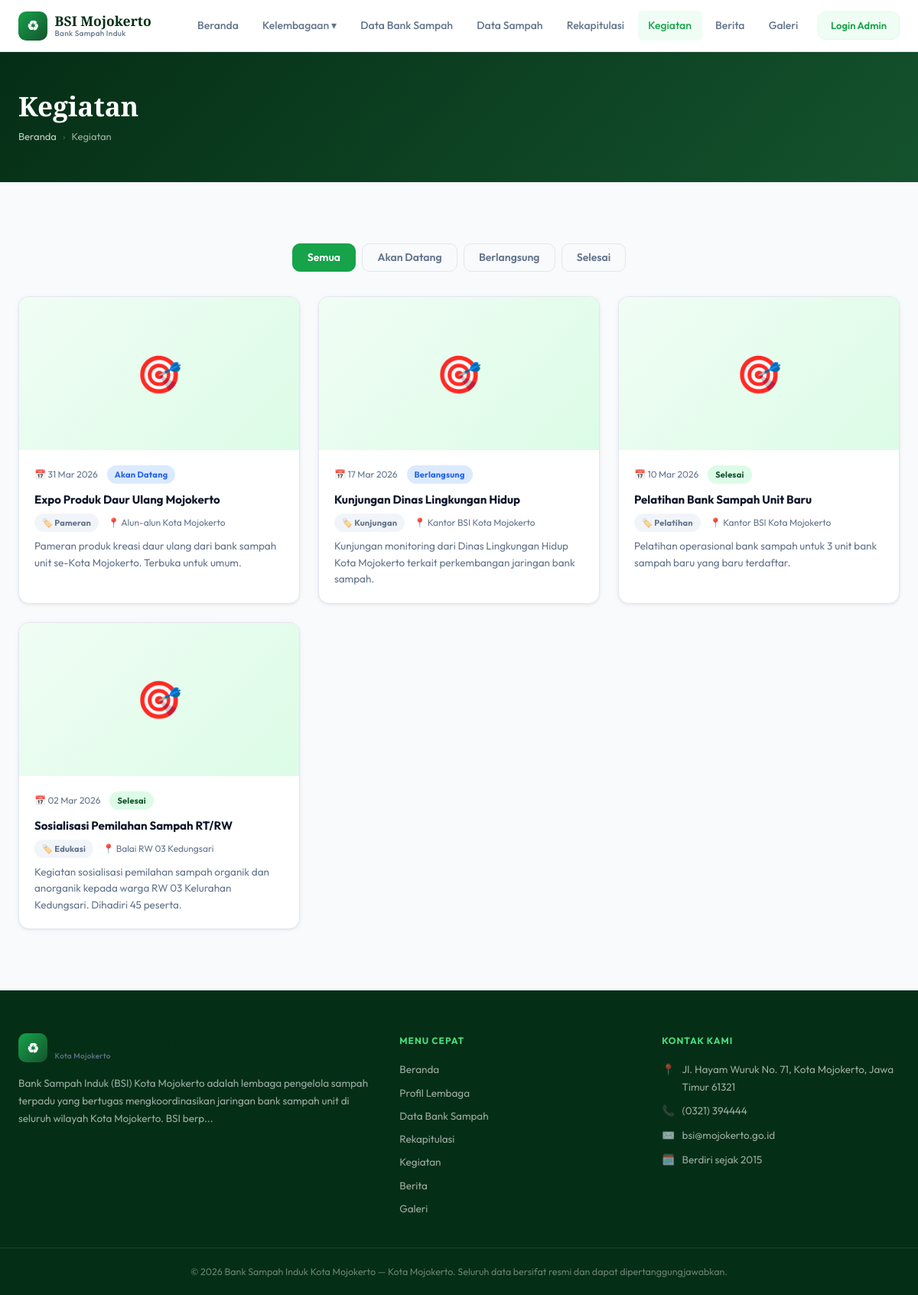
The app's page /public/kegiatan.php with its own data.
### tables this page shows
CREATE TABLE `kegiatan` (
  `id` int UNSIGNED NOT NULL,
  `judul` varchar(255) NOT NULL,
  `jenis_kegiatan` varchar(100) NOT NULL,
  `tanggal` date NOT NULL,
  `tanggal_selesai` date DEFAULT NULL,
  `lokasi` varchar(255) DEFAULT NULL,
  `deskripsi` text,
  `foto` varchar(255) DEFAULT NULL,
  `status` enum('akan_datang','berlangsung','selesai') NOT NULL DEFAULT 'akan_datang'
);

CREATE TABLE `profil_kelembagaan` (
  `id` int UNSIGNED NOT NULL,
  `nama_lembaga` varchar(200) NOT NULL DEFAULT 'Bank Sampah Induk Kota Mojokerto',
  `tagline` varchar(255) DEFAULT NULL,
  `deskripsi` text,
  `visi` text,
  `misi` text,
  `alamat` text,
  `telepon` varchar(20) DEFAULT NULL,
  `email` varchar(100) DEFAULT NULL,
  `website` varchar(255) DEFAULT NULL,
  `tahun_berdiri` year DEFAULT NULL,
  `logo` varchar(255) DEFAULT NULL
);

### core/Request.php (called while the page is built, shortened)
<?php
class Request
{
    public static function get(string $key, mixed $default = null): mixed
    {
        if (!isset($_GET[$key])) return $default;
        return self::sanitizeStr($_GET[$key]);
    }
}

### models/KegiatanModel.php (called while the page is built, shortened)
<?php
require_once dirname(__DIR__) . '/config/database.php';
function kegiatan_getAll(string $search = '', string $status = ''): array {
    $sql = "SELECT * FROM kegiatan WHERE 1=1";
    $params = [];
    $sql .= " ORDER BY tanggal DESC";
    return Database::query($sql, $params);
}

### core/Database.php (called while the page is built, shortened)
<?php
class Database
{
    private static ?PDO $instance = null;
    public static function getInstance(): PDO
    {
        if (self::$instance === null) {
            $dsn = sprintf(
                'mysql:host=%s;port=%s;dbname=%s;charset=utf8mb4',
                DB_HOST, DB_PORT, DB_NAME
            );
            self::$instance = new PDO($dsn, DB_USER, DB_PASS, [
                PDO::ATTR_ERRMODE            => PDO::ERRMODE_EXCEPTION,
                PDO::ATTR_DEFAULT_FETCH_MODE => PDO::FETCH_ASSOC,
                PDO::ATTR_EMULATE_PREPARES   => false,
                PDO::MYSQL_ATTR_INIT_COMMAND => "SET NAMES utf8mb4 COLLATE utf8mb4_unicode_ci",
            ]);
        }
        return self::$instance;
    }
    public static function query(string $sql, array $params = []): array
    {
        $stmt = self::getInstance()->prepare($sql);
        $stmt->execute($params);
        return $stmt->fetchAll();
    }
    public static function queryOne(string $sql, array $params = []): array|false
    {
        $stmt = self::getInstance()->prepare($sql);
        $stmt->execute($params);
        return $stmt->fetch();
    }
}

### models/ProfilModel.php (called while the page is built, shortened)
<?php
require_once dirname(__DIR__) . '/config/database.php';
function profil_get(): array {
    $row = Database::queryOne("SELECT * FROM profil_kelembagaan WHERE id = 1 LIMIT 1");
    return $row ?: ['id'=>1,'nama_lembaga'=>APP_NAME,'tagline'=>'','deskripsi'=>'','visi'=>'','misi'=>'','alamat'=>'','telepon'=>'','email'=>'','website'=>'','tahun_berdiri'=>'','logo'=>''];
}

### public/kegiatan.php (the view, shortened to what this page needs)
<?php
require_once dirname(__DIR__) . '/config/database.php';
require_once dirname(__DIR__) . '/core/Helper.php';
require_once dirname(__DIR__) . '/core/Request.php';
require_once dirname(__DIR__) . '/models/KegiatanModel.php';
$status    = Request::get('status', '');
$data      = kegiatan_getAll('', $status);
require_once dirname(__DIR__) . '/templates/public/header.php';
?>
<div class="page-banner"><div class="container">
    <h1>Kegiatan</h1>
    <nav class="breadcrumb-pub">
        <a href="<?= BASE_URL ?>/public/beranda.php">Beranda</a>
        <span class="sep">›</span><span>Kegiatan</span>
    </nav>
</div></div>
<section class="section">
    <div class="container">
        <div style="display:flex;gap:.5rem;flex-wrap:wrap;margin-bottom:2rem;justify-content:center;">
            <?php
            $statusOpts = ['' => 'Semua', 'akan_datang' => 'Akan Datang', 'berlangsung' => 'Berlangsung', 'selesai' => 'Selesai'];
            foreach ($statusOpts as $val => $label):
            ?>
            <a href="?status=<?= e($val) ?>"
               class="btn <?= $status === $val ? 'btn-primary' : 'btn-outline' ?>">
                <?= $label ?>
            </a>
            <?php endforeach ?>
        </div>
        <?php if (empty($data)): ?>
        <div class="empty-state">
            <div class="empty-state-icon">🎯</div>
            <h3>Belum ada kegiatan</h3>
            <p>Pantau terus halaman ini untuk informasi kegiatan terbaru.</p>
        </div>
        <?php else: ?>
        <div class="pub-grid">
        <?php foreach ($data as $k): ?>
            <div class="pub-card">
                <?php if ($k['foto']): ?>
                <img src="<?= BASE_URL ?>/uploads/kegiatan/<?= e($k['foto']) ?>"
                     alt="<?= e($k['judul']) ?>" class="pub-card-img">
                <?php else: ?>
                <div class="pub-card-img-placeholder">🎯</div>
                <?php endif ?>
                <div class="pub-card-body">
                    <div class="pub-card-meta">
                        <span>📅 <?= formatTanggal($k['tanggal']) ?></span>
                        <?= badgeStatus($k['status']) ?>
                    </div>
                    <h3 class="pub-card-title"><?= e($k['judul']) ?></h3>
                    <div class="pub-card-meta" style="margin-bottom:.5rem;">
                        <span class="badge badge-gray">🏷️ <?= e($k['jenis_kegiatan']) ?></span>
                        <?php if ($k['lokasi']): ?>
                        <span style="font-size:12px;color:var(--color-text-muted);">📍 <?= e($k['lokasi']) ?></span>
                        <?php endif ?>
                    </div>
                    <p class="pub-card-desc"><?= e(truncate($k['deskripsi'] ?? '', 140)) ?></p>
                </div>
            </div>
        <?php endforeach ?>
        </div>
        <?php endif ?>
    </div>
</section>
<?php require_once dirname(__DIR__) . '/templates/public/footer.php' ?>

### core/Helper.php (shortened to what this page needs)
<?php
function e(mixed $val): string
{
    return htmlspecialchars((string)$val, ENT_QUOTES | ENT_SUBSTITUTE, 'UTF-8');
}
function formatTanggal(string $tanggal, string $format = 'd M Y'): string
{
    try {
        return (new DateTime($tanggal))->format($format);
    } catch (Exception) {
        return $tanggal;
    }
}
function truncate(string $teks, int $panjang = 150): string
{
    $teks = strip_tags($teks);
    return mb_strlen($teks) > $panjang
        ? mb_substr($teks, 0, $panjang) . '...'
        : $teks;
}
function badgeStatus(string $status): string
{
    $map = [
        'akan_datang'  => ['class' => 'badge-info',    'label' => 'Akan Datang'],
        'berlangsung'  => ['class' => 'badge-berlangsung', 'label' => 'Berlangsung'],
        'selesai'      => ['class' => 'badge-success', 'label' => 'Selesai'],
        'draft'        => ['class' => 'badge-draft',   'label' => 'Draft'],
        'publish'      => ['class' => 'badge-success', 'label' => 'Publish'],
    ];
    $d = $map[$status] ?? ['class' => 'badge-gray', 'label' => ucfirst($status)];
    return '<span class="badge ' . $d['class'] . '">' . $d['label'] . '</span>';
}

### templates/public/footer.php (shortened to what this page needs)
<?php
require_once dirname(__DIR__, 2) . '/models/ProfilModel.php';
$profil = profil_get();
?>
<footer class="footer">
    <div class="container">
        <div class="footer-grid">
            <div>
                <div class="navbar-brand" style="display:flex;align-items:center;gap:.6rem;margin-bottom:.75rem;">
                    <div class="navbar-logo-icon">♻</div>
                    <div class="navbar-logo-text">
                        <span class="navbar-logo-sub">Kota Mojokerto</span>
                    </div>
                </div>
                <p class="footer-desc">
                    <?= e(truncate($profil['deskripsi'] ?? 'Sistem Informasi Bank Sampah Induk Kota Mojokerto — mengelola data bank sampah, rekapitulasi, dan laporan secara terpadu.', 180)) ?>
                </p>
            </div>
            <div>
                <p class="footer-title">Menu Cepat</p>
                <div class="footer-links">
                    <a href="<?= BASE_URL ?>/public/beranda.php">Beranda</a>
                    <a href="<?= BASE_URL ?>/public/kelembagaan.php">Profil Lembaga</a>
                    <a href="<?= BASE_URL ?>/public/data-bank-sampah.php">Data Bank Sampah</a>
                    <a href="<?= BASE_URL ?>/public/rekapitulasi.php">Rekapitulasi</a>
                    <a href="<?= BASE_URL ?>/public/kegiatan.php">Kegiatan</a>
                    <a href="<?= BASE_URL ?>/public/berita.php">Berita</a>
                    <a href="<?= BASE_URL ?>/public/galeri.php">Galeri</a>
                </div>
            </div>
            <div>
                <p class="footer-title">Kontak Kami</p>
                <div class="footer-contact">
                    <?php if (!empty($profil['alamat'])): ?>
                    <div class="footer-contact-item">
                        <span>📍</span>
                        <span><?= e($profil['alamat']) ?></span>
                    </div>
                    <?php endif ?>
                    <?php if (!empty($profil['telepon'])): ?>
                    <div class="footer-contact-item">
                        <span>📞</span>
                        <span><?= e($profil['telepon']) ?></span>
                    </div>
                    <?php endif ?>
                    <?php if (!empty($profil['email'])): ?>
                    <div class="footer-contact-item">
                        <span>✉️</span>
                        <span><?= e($profil['email']) ?></span>
                    </div>
                    <?php endif ?>
                    <?php if (!empty($profil['tahun_berdiri'])): ?>
                    <div class="footer-contact-item">
                        <span>🗓️</span>
                        <span>Berdiri sejak <?= e($profil['tahun_berdiri']) ?></span>
                    </div>
                    <?php endif ?>
                </div>
            </div>
        </div>
    </div>
    <div class="footer-bottom">
        <div class="container">
            &copy; <?= date('Y') ?> <?= e($profil['nama_lembaga'] ?? APP_NAME) ?> — Kota Mojokerto.
            Seluruh data bersifat resmi dan dapat dipertanggungjawabkan.
        </div>
    </div>
</footer>
</body>
</html>

### assets/css/variables.css (style rules this page uses)
:root { --color-primary: #16a34a; --color-primary-dark: #052e16; --color-primary-mid: #14532d; --color-primary-light: #dcfce7; --color-primary-pale: #f0fdf4; --color-primary-accent: #4ade80; --color-bg: #f8fafc; --color-surface: #ffffff; --color-border: #e2e8f0; --color-border-light: #f1f5f9; --color-text: #0f172a; --color-text-muted: #64748b; --color-text-light: #94a3b8; --color-danger: #dc2626; --color-danger-light: #fee2e2; --color-warning: #d97706; --color-warning-light: #fef3c7; --color-info: #2563eb; --color-info-light: #dbeafe; --color-purple: #7c3aed; --color-purple-light: #ede9fe; --font-display: 'Playfair Display', Georgia, serif; --font-body: 'Outfit', 'Segoe UI', system-ui, sans-serif; --font-mono: 'JetBrains Mono', 'Courier New', monospace; --radius-sm: 6px; --radius: 10px; --radius-md: 14px; --radius-lg: 20px; --radius-xl: 28px; --shadow-sm: 0 1px 3px rgba(0,0,0,.06), 0 1px 8px rgba(0,0,0,.04); --shadow: 0 2px 8px rgba(0,0,0,.08), 0 4px 16px rgba(0,0,0,.06); --shadow-md: 0 4px 24px rgba(0,0,0,.10); --shadow-lg: 0 12px 48px rgba(0,0,0,.14); --sidebar-width: 260px; --topbar-height: 60px; --transition: all 0.18s ease; --transition-fast: all 0.1s ease; }

### assets/css/components.css (style rules this page uses)
.btn { display: inline-flex; align-items: center; gap: 0.4rem; font-family: var(--font-body); font-weight: 600; font-size: 14px; padding: 0.5rem 1.2rem; border-radius: var(--radius); border: 1.5px solid transparent; cursor: pointer; transition: var(--transition); text-decoration: none; white-space: nowrap; user-select: none; line-height: 1.4; }
.btn-primary { background-color: var(--color-primary); color: #ffffff; border-color: var(--color-primary); }
.btn-outline { background-color: transparent; color: var(--color-text-muted); border-color: var(--color-border); }
.badge { display: inline-flex; align-items: center; font-size: 11px; font-weight: 700; padding: 3px 10px; border-radius: 99px; white-space: nowrap; letter-spacing: 0.02em; }
.badge-success { background-color: var(--color-primary-light); color: var(--color-primary-mid); }
.badge-info, .badge-berlangsung { background-color: var(--color-info-light); color: var(--color-info); }
.badge-gray { background-color: var(--color-border-light); color: var(--color-text-muted); }

### records on screen
kegiatan: tanggal "31 Mar 2026", status "Akan Datang", judul "Expo Produk Daur Ulang Mojokerto", jenis_kegiatan "Pameran", lokasi "Alun-alun Kota Mojokerto", deskripsi "Pameran produk kreasi daur ulang dari bank sampah unit se-Kota Mojokerto. Terbuka untuk umum."
kegiatan: tanggal "17 Mar 2026", status "Berlangsung", judul "Kunjungan Dinas Lingkungan Hidup", jenis_kegiatan "Kunjungan", lokasi "Kantor BSI Kota Mojokerto", deskripsi "Kunjungan monitoring dari Dinas Lingkungan Hidup Kota Mojokerto terkait perkembangan jaringan bank sampah."
kegiatan: tanggal "10 Mar 2026", status "Selesai", judul "Pelatihan Bank Sampah Unit Baru", jenis_kegiatan "Pelatihan", lokasi "Kantor BSI Kota Mojokerto", deskripsi "Pelatihan operasional bank sampah untuk 3 unit bank sampah baru yang baru terdaftar."
kegiatan: tanggal "02 Mar 2026", status "Selesai", judul "Sosialisasi Pemilahan Sampah RT/RW", jenis_kegiatan "Edukasi", lokasi "Balai RW 03 Kedungsari", deskripsi "Kegiatan sosialisasi pemilahan sampah organik dan anorganik kepada warga RW 03 Kelurahan Kedungsari. Dihadiri 45 peserta."
profil_kelembagaan: deskripsi "Bank Sampah Induk (BSI) Kota Mojokerto adalah lembaga pengelola sampah terpadu yang bertugas mengkoordinasikan jaringan bank sampah unit di seluruh wilayah Kota Mojokerto. BSI berp...", alamat "Jl. Hayam Wuruk No. 71, Kota Mojokerto, Jawa Timur 61321", telepon "(0321) 394444", email "bsi@mojokerto.go.id", tahun_berdiri "2015", nama_lembaga "Bank Sampah Induk Kota Mojokerto"

### other values on screen
$label "Semua"
$label "Akan Datang"
$label "Berlangsung"
$label "Selesai"
